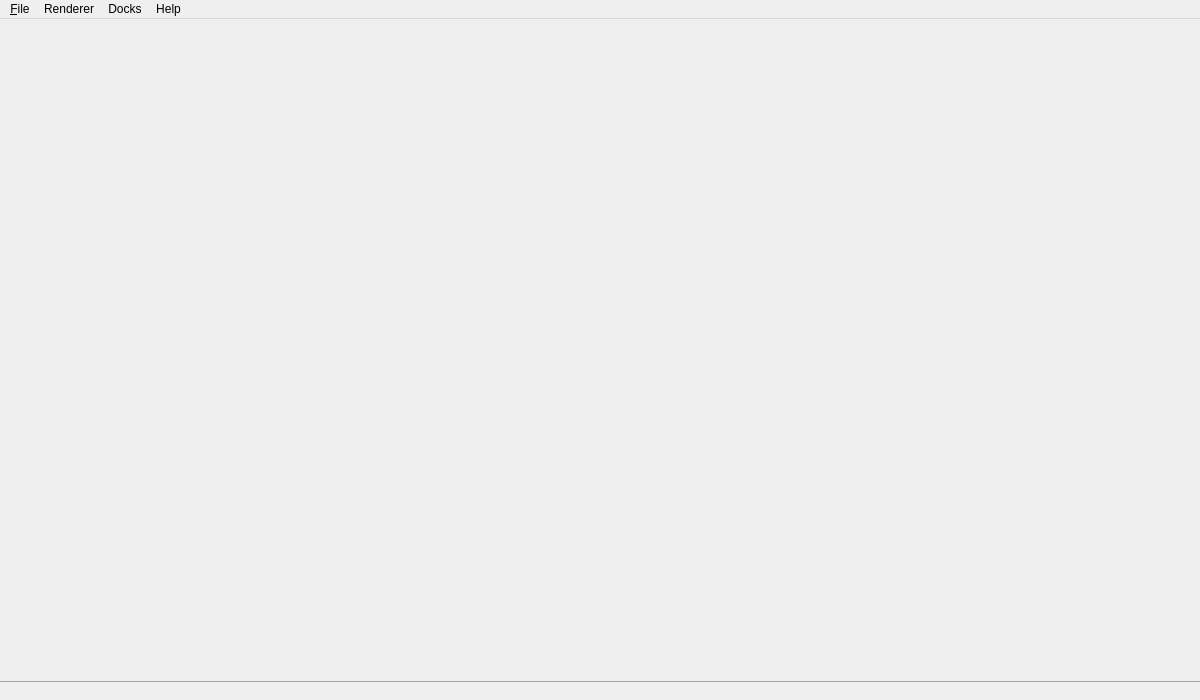
<?xml version="1.0" encoding="UTF-8"?>
<ui version="4.0">
 <class>MainWindowBase</class>
 <widget class="QMainWindow" name="MainWindowBase">
  <property name="geometry">
   <rect>
    <x>0</x>
    <y>0</y>
    <width>1200</width>
    <height>700</height>
   </rect>
  </property>
  <property name="windowTitle">
   <string>Opposite Renderer</string>
  </property>
  <property name="dockOptions">
   <set>QMainWindow::AllowTabbedDocks|QMainWindow::AnimatedDocks</set>
  </property>
  <widget class="QWidget" name="centralwidget">
   <property name="styleSheet">
    <string notr="true"/>
   </property>
   <layout class="QGridLayout" name="gridLayout">
    <property name="leftMargin">
     <number>0</number>
    </property>
    <property name="topMargin">
     <number>0</number>
    </property>
    <property name="rightMargin">
     <number>0</number>
    </property>
    <property name="bottomMargin">
     <number>0</number>
    </property>
   </layout>
  </widget>
  <widget class="QMenuBar" name="mainMenuBar">
   <property name="geometry">
    <rect>
     <x>0</x>
     <y>0</y>
     <width>1200</width>
     <height>21</height>
    </rect>
   </property>
   <widget class="QMenu" name="menuDocks">
    <property name="title">
     <string>Docks</string>
    </property>
   </widget>
   <widget class="QMenu" name="menuHelp">
    <property name="title">
     <string>Help</string>
    </property>
    <addaction name="actionAbout"/>
   </widget>
   <widget class="QMenu" name="menuRenderer">
    <property name="title">
     <string>Renderer</string>
    </property>
    <widget class="QMenu" name="menuRender_method">
     <property name="title">
      <string>Render method</string>
     </property>
     <addaction name="actionProgressive_Photon_Mapping"/>
     <addaction name="actionPath_Tracing"/>
     <addaction name="actionVCM_Bidirectional_Path_Tracing"/>
    </widget>
    <addaction name="menuRender_method"/>
    <addaction name="actionRenderStatusToggle"/>
    <addaction name="actionRenderRestart"/>
    <addaction name="separator"/>
    <addaction name="actionSetCameraToDefault"/>
   </widget>
   <widget class="QMenu" name="menuFile">
    <property name="title">
     <string>&amp;File</string>
    </property>
    <addaction name="actionOpen_scene"/>
    <addaction name="actionOpenBuiltInScene"/>
    <addaction name="actionReload_scene"/>
    <addaction name="separator"/>
    <addaction name="actionQuit"/>
    <addaction name="separator"/>
   </widget>
   <addaction name="menuFile"/>
   <addaction name="menuRenderer"/>
   <addaction name="menuDocks"/>
   <addaction name="menuHelp"/>
  </widget>
  <widget class="QStatusBar" name="statusBarObject">
   <property name="styleSheet">
    <string notr="true">
      QStatusBar
      {
      border-top: 1px solid rgb(166, 166, 166);
      padding-right:40px;
      }
    </string>
   </property>
   <property name="sizeGripEnabled">
    <bool>false</bool>
   </property>
  </widget>
  <action name="actionAbout">
   <property name="text">
    <string>&amp;About</string>
   </property>
   <property name="statusTip">
    <string>About</string>
   </property>
  </action>
  <action name="actionQuit">
   <property name="text">
    <string>&amp;Exit</string>
   </property>
   <property name="shortcut">
    <string>Alt+Q</string>
   </property>
  </action>
  <action name="actionRenderStatusToggle">
   <property name="text">
    <string>Pause render</string>
   </property>
   <property name="shortcut">
    <string>P</string>
   </property>
  </action>
  <action name="actionRenderRestart">
   <property name="text">
    <string>Restart render</string>
   </property>
   <property name="shortcut">
    <string>R</string>
   </property>
  </action>
  <action name="actionSetCameraToDefault">
   <property name="text">
    <string>Default camera</string>
   </property>
   <property name="shortcut">
    <string>D</string>
   </property>
  </action>
  <action name="actionConfigure_GPU_devices">
   <property name="text">
    <string>Settings</string>
   </property>
  </action>
  <action name="actionProgressive_Photon_Mapping">
   <property name="text">
    <string>Progressive Photon Mapping</string>
   </property>
   <property name="shortcut">
    <string>Ctrl+P</string>
   </property>
  </action>
  <action name="actionPath_Tracing">
   <property name="text">
    <string>Path Tracing</string>
   </property>
   <property name="shortcut">
    <string>Ctrl+T</string>
   </property>
  </action>
  <action name="actionPath_Tracing_With_Direct_Light_Sampling">
   <property name="text">
    <string>Path Tracing With Direct Light Sampling</string>
   </property>
  </action>
  <action name="actionOpen_scene">
   <property name="text">
    <string>Open scene from file</string>
   </property>
   <property name="shortcut">
    <string>Ctrl+O</string>
   </property>
  </action>
  <action name="actionReload_scene">
   <property name="text">
    <string>Reload scene</string>
   </property>
   <property name="shortcut">
    <string>Ctrl+R, F5</string>
   </property>
  </action>
  <action name="actionOpenBuiltInScene">
   <property name="text">
    <string>Open built-in scene by name</string>
   </property>
   <property name="shortcut">
    <string>Ctrl+Shift+O</string>
   </property>
  </action>
  <action name="actionSaveImagePPM">
   <property name="text">
    <string>Save image as .PPM</string>
   </property>
  </action>
  <action name="actionVCM_Bidirectional_Path_Tracing">
   <property name="text">
    <string>VCM Bidirectional Path Tracing</string>
   </property>
  </action>
 </widget>
 <resources/>
 <connections>
  <connection>
   <sender>actionAbout</sender>
   <signal>triggered()</signal>
   <receiver>MainWindowBase</receiver>
   <slot>onActionAbout()</slot>
   <hints>
    <hint type="sourcelabel">
     <x>-1</x>
     <y>-1</y>
    </hint>
    <hint type="destinationlabel">
     <x>510</x>
     <y>407</y>
    </hint>
   </hints>
  </connection>
  <connection>
   <sender>actionQuit</sender>
   <signal>triggered()</signal>
   <receiver>MainWindowBase</receiver>
   <slot>close()</slot>
   <hints>
    <hint type="sourcelabel">
     <x>-1</x>
     <y>-1</y>
    </hint>
    <hint type="destinationlabel">
     <x>510</x>
     <y>407</y>
    </hint>
   </hints>
  </connection>
  <connection>
   <sender>actionRenderStatusToggle</sender>
   <signal>triggered()</signal>
   <receiver>MainWindowBase</receiver>
   <slot>onRenderStatusToggle()</slot>
   <hints>
    <hint type="sourcelabel">
     <x>-1</x>
     <y>-1</y>
    </hint>
    <hint type="destinationlabel">
     <x>510</x>
     <y>407</y>
    </hint>
   </hints>
  </connection>
  <connection>
   <sender>actionSetCameraToDefault</sender>
   <signal>triggered()</signal>
   <receiver>MainWindowBase</receiver>
   <slot>onSetCameraToDefault()</slot>
   <hints>
    <hint type="sourcelabel">
     <x>-1</x>
     <y>-1</y>
    </hint>
    <hint type="destinationlabel">
     <x>510</x>
     <y>407</y>
    </hint>
   </hints>
  </connection>
  <connection>
   <sender>actionPath_Tracing</sender>
   <signal>triggered()</signal>
   <receiver>MainWindowBase</receiver>
   <slot>onChangeRenderMethodPT()</slot>
   <hints>
    <hint type="sourcelabel">
     <x>-1</x>
     <y>-1</y>
    </hint>
    <hint type="destinationlabel">
     <x>509</x>
     <y>405</y>
    </hint>
   </hints>
  </connection>
  <connection>
   <sender>actionProgressive_Photon_Mapping</sender>
   <signal>triggered()</signal>
   <receiver>MainWindowBase</receiver>
   <slot>onChangeRenderMethodPPM()</slot>
   <hints>
    <hint type="sourcelabel">
     <x>-1</x>
     <y>-1</y>
    </hint>
    <hint type="destinationlabel">
     <x>509</x>
     <y>405</y>
    </hint>
   </hints>
  </connection>
   <connection>
     <sender>actionVCM_Bidirectional_Path_Tracing</sender>
     <signal>triggered()</signal>
     <receiver>MainWindowBase</receiver>
     <slot>onChangeRenderMethodVCM()</slot>
     <hints>
       <hint type="sourcelabel">
         <x>-1</x>
         <y>-1</y>
       </hint>
       <hint type="destinationlabel">
         <x>509</x>
         <y>405</y>
       </hint>
     </hints>
   </connection>
   <connection>
   <sender>actionConfigure_GPU_devices</sender>
   <signal>triggered()</signal>
   <receiver>MainWindowBase</receiver>
   <slot>onConfigureGPUDevices()</slot>
   <hints>
    <hint type="sourcelabel">
     <x>-1</x>
     <y>-1</y>
    </hint>
    <hint type="destinationlabel">
     <x>509</x>
     <y>405</y>
    </hint>
   </hints>
  </connection>
  <connection>
   <sender>actionOpen_scene</sender>
   <signal>triggered()</signal>
   <receiver>MainWindowBase</receiver>
   <slot>onOpenSceneFile()</slot>
   <hints>
    <hint type="sourcelabel">
     <x>-1</x>
     <y>-1</y>
    </hint>
    <hint type="destinationlabel">
     <x>509</x>
     <y>405</y>
    </hint>
   </hints>
  </connection>
  <connection>
   <sender>actionReload_scene</sender>
   <signal>triggered()</signal>
   <receiver>MainWindowBase</receiver>
   <slot>onReloadLastScene()</slot>
   <hints>
    <hint type="sourcelabel">
     <x>-1</x>
     <y>-1</y>
    </hint>
    <hint type="destinationlabel">
     <x>799</x>
     <y>539</y>
    </hint>
   </hints>
  </connection>
  <connection>
   <sender>actionOpenBuiltInScene</sender>
   <signal>triggered()</signal>
   <receiver>MainWindowBase</receiver>
   <slot>onActionOpenBuiltInScene()</slot>
   <hints>
    <hint type="sourcelabel">
     <x>-1</x>
     <y>-1</y>
    </hint>
    <hint type="destinationlabel">
     <x>799</x>
     <y>539</y>
    </hint>
   </hints>
  </connection>
 </connections>
 <slots>
  <slot>onActionAbout()</slot>
  <slot>onSetCameraToDefault()</slot>
  <slot>onRenderStatusToggle()</slot>
  <slot>onRestartRender()</slot>
  <slot>onChangeRenderMethodPT()</slot>
  <slot>onChangeRenderMethodPPM()</slot>
  <slot>onConfigureGPUDevices()</slot>
  <slot>onOpenSceneFile()</slot>
  <slot>onReloadLastScene()</slot>
  <slot>onActionOpenBuiltInScene()</slot>
  <slot>onActionSaveImagePPM()</slot>
 </slots>
</ui>
